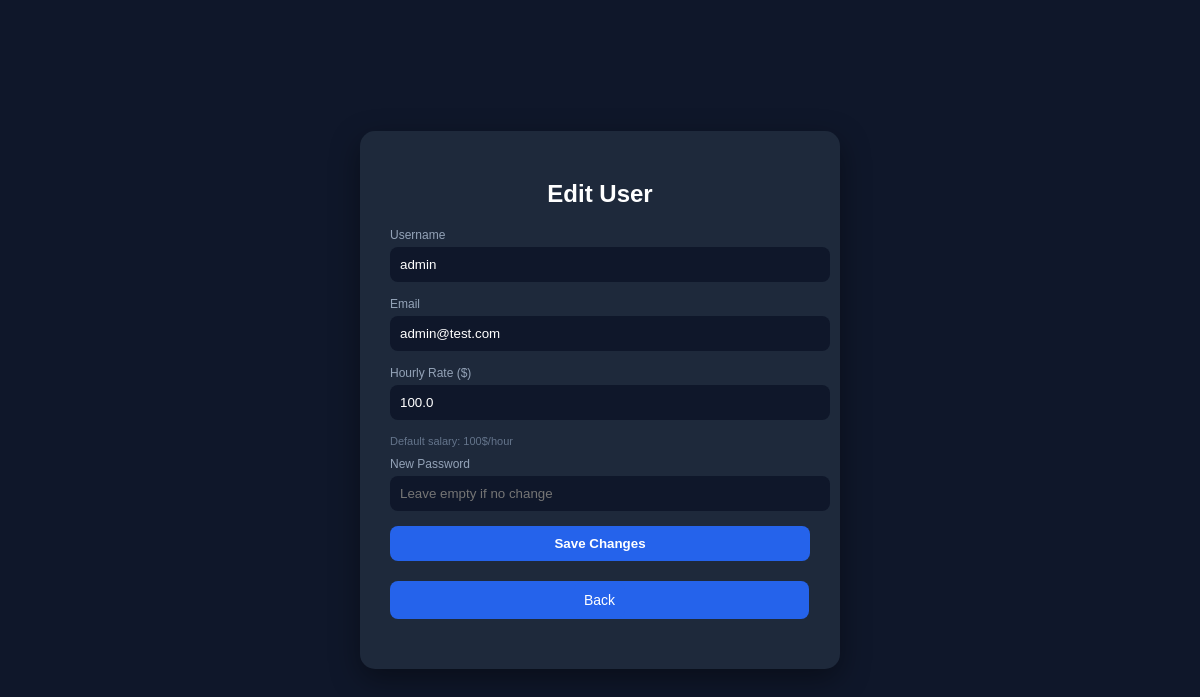
Page /edit_user/2 (signed in) on the committed database.
### main/models.py (models this page shows)
class User(AbstractUser):
    email = models.EmailField(unique=True)
    position = models.CharField(max_length=100, blank=True, null=True)
    is_employee = models.BooleanField(default=True)
    hourly_rate = models.FloatField(default=100)

### main/views.py (the view, shortened to what this page needs)
# urls.py: path("edit_user/<int:user_id>", views.edit_user, name="edit_user"),
@login_required
def edit_user(request, user_id):
    if not request.user.is_staff:
        return redirect("/profile/")
    user = get_object_or_404(User, id=user_id)
    return render(request, "main/edit_user.html", {"user": user})

### main/templates/main/edit_user.html (shortened to what this page needs)
<!DOCTYPE html>
<html lang="en">
<head>
</head>
<body>
<div class="container">
    <div class="card">
        <h2>Edit User</h2>
        <form method="POST">
            <div class="label">Username</div>
            <input name="username" value="{{ user.username }}">
            <div class="label">Email</div>
            <input name="email" value="{{ user.email }}">
            <div class="label">Hourly Rate ($)</div>
            <input name="hourly_rate" value="{{ user.hourly_rate|default:100 }}">
            <div class="hint">
                Default salary: 100$/hour
            </div>
            <div class="label">New Password</div>
            <input type="password" name="password" placeholder="Leave empty if no change">
            <button type="submit">Save Changes</button>
            <tr>
                <div class="bk">
                    <a class="btn secondary right" href="{% url 'admin' %}">
                        Back
                    </a>
                </div>
            </tr>
        </form>
    </div>
</div>
</body>
</html>

### main/templates/main/edit_user.html (style rules this page uses)
body { margin: 0; font-family: Arial; background: #0f172a; color: white; }
.container { display: flex; justify-content: center; align-items: center; height: 100vh; }
.card { background: #1e293b; padding: 30px; border-radius: 15px; width: 420px; box-shadow: 0 10px 30px rgba(0,0,0,0.4); }
h2 { margin-bottom: 20px; text-align: center; }
.label { font-size: 12px; color: #94a3b8; margin-bottom: 5px; }
input { width: 100%; padding: 10px; margin-bottom: 15px; border-radius: 8px; border: none; background: #0f172a; color: white; outline: none; }
button { width: 100%; padding: 10px; border: none; border-radius: 8px; background: #2563eb; color: white; cursor: pointer; font-weight: bold; }
.hint { font-size: 11px; color: #64748b; margin-bottom: 10px; }
.bk { margin: 20px 0; width: 95%; padding: 10px; background: #2563eb; border: none; color: white; border-radius: 8px; text-align: center; }
a { width: 100%; padding: 10px; background: #2563eb; border: none; color: white; border-radius: 8px; text-decoration: none; font-size: 14px; }

### rows in the picture
User: username "admin", email "admin@test.com", hourly_rate "100.0"
